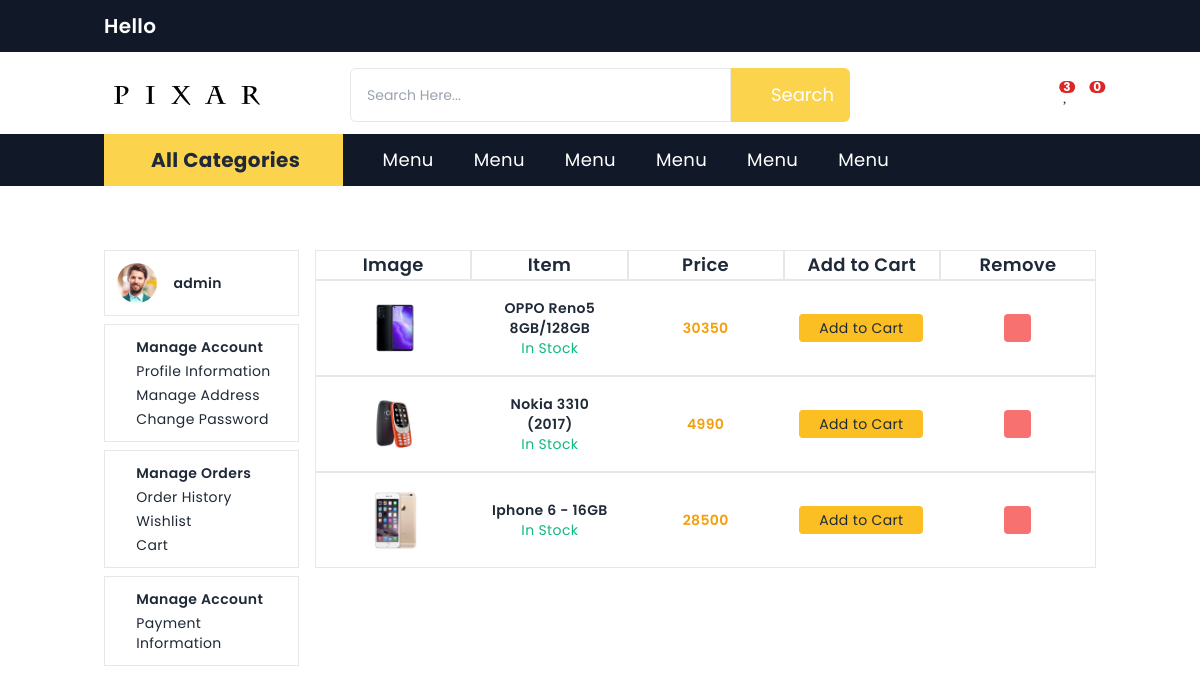
The page /account/wishlist/ (signed in) on the database its author committed.
### userapp/models.py (models this page shows, shortened)
class User(AbstractBaseUser, PermissionsMixin):
    email = models.EmailField(gettext_lazy('Email Field'), max_length=255, unique=True, blank=False)
    username = models.CharField(gettext_lazy("Username Field"), max_length=30, unique=True, blank=False)
    date_joined = models.DateTimeField(gettext_lazy("Date Joined Field"), auto_now_add=True)
    is_superuser = models.BooleanField(default=False, help_text="Designate the superuser status", verbose_name="Superuser Status")
    is_staff = models.BooleanField(default=False, help_text="Designate the staff status", verbose_name="Staff Status")
    is_active = models.BooleanField(default=True, help_text="Designate the active status", verbose_name="Active Status")
    USERNAME_FIELD = 'email'
    REQUIRED_FIELDS = ['username']
    objects = UserManager()

### adminpanelapp/models.py (models this page shows, shortened)
class Profile(models.Model):
    user = models.OneToOneField(User, on_delete=models.CASCADE, related_name='user_profile')
    profile_pic = models.ImageField(upload_to=get_profile_images_filepath, default=default_profile_image,
                                    verbose_name="Profile Picture")
    full_name = models.CharField(verbose_name="Full Name", max_length=100)
    phone_one = models.CharField(max_length=20, blank=False)
    phone_two = models.CharField(max_length=20, blank=True)
    class Meta:
        verbose_name_plural = 'Profiles'

### productapp/models.py (models this page shows, shortened)
class WishList(models.Model):
    user = models.ForeignKey(User, on_delete=models.CASCADE, related_name='user_wishlist')
    product = models.ForeignKey(Product, on_delete=models.CASCADE, related_name='wishlist_product')

class Product(models.Model):
    category_name = models.ForeignKey(Category, on_delete=models.CASCADE, related_name='product_category')
    subcategory_name = models.ForeignKey(SubCategory, on_delete=models.CASCADE, related_name='product_subcategory')
    company_name = models.ForeignKey(Company, on_delete=models.CASCADE, related_name='product_company')
    product_name = models.CharField(max_length=264, blank=False, verbose_name='Product Name')
    product_quantity = models.IntegerField(blank=False, verbose_name='Quantity')
    product_price = models.IntegerField(blank=False, verbose_name='Price')
    product_discount = models.IntegerField(blank=False, verbose_name='Discount', help_text='%')
    product_new_price = models.IntegerField(verbose_name='New Price', help_text='Warning: Do not edit this field!!!',
                                            blank=True)
    product_sales = models.IntegerField(default=0, verbose_name='Bought Amount', blank=True, null=True)
    added_date = models.DateTimeField(verbose_name='Created At', auto_now_add=True)
    product_description = models.TextField(verbose_name='Description', blank=False)
    image = models.ImageField(upload_to='product', verbose_name='Image')
    MY_CHOICES = (('red', 'Red'),
                  ('blue', 'Blue'),
                  ('green', 'Green'),
                  ('yellow', 'Yellow'),
                  ('purple', 'Purple'))
    product_colors = models.ManyToManyField(Colors, verbose_name='Available Colors', blank=True)
    product_sizes = models.ManyToManyField(Sizes, verbose_name='Available Sizes', blank=True)
    product_slug = models.SlugField(max_length=256, blank=True, unique=True)
    total_order = models.IntegerField(blank=True)

### userapp/views.py (the view)
# urls.py: path('wishlist/', views.wishlistView, name='wish-list'),
@login_required
def wishlistView(request):
    wishlists = WishList.objects.filter(user=request.user)
    context = {
        'wishlists': wishlists
    }
    return render(request, 'home/wishlist.html', context)

### ecomapp/context_processor.py (called while the page is built)
def menu(request):
    categories = Category.objects.all()
    subcategories = SubCategory.objects.all()
    return {
        'categories': categories,
        'subcategories': subcategories,
    }

def count(request):
    if request.user.is_authenticated:
        wishlist_count = WishList.objects.filter(user=request.user).count()
        return {
            'wishlist_count': wishlist_count,
        }
    return {
        'hello': 'hello'
    }

### ecomapp/models.py (called while the page is built)
    def __str__(self):
        return self.category_name

    def has_subcategories(self):
        return self.category.count()

    def __str__(self):
        return self.subcategory_name

### ecomapp/templatetags/my_filter.py (called while the page is built)
@register.filter
def replacespace(value):
    return str(value).replace("#", " sharp").replace(" ", "_").lower()

### templates/home/wishlist.html (shortened to what this page needs)
{% extends 'home/base.html' %}
{% load static %}
{% block body_block %}
    <div class="flex gap-4">
        <div class="w-1/5 hidden lg:block">
            {% include 'home/profile-left-menu.html' %}
        </div>
        <div class="text-center lg:w-4/5 w-full">
            <div class="wishlist-head flex font-semibold text-md md:text-lg justify-between items-center">
                <div class="w-1/5 border">Image</div>
                <div class="w-1/5 border">Item</div>
                <div class="w-1/5 border">Price</div>
                <div class="w-1/5 border">Add to Cart</div>
                <div class="w-1/5 border">Remove</div>
            </div>
            {% for wishlist in wishlists %}
                {% if wishlist.product.product_quantity > 0 %}
                    <div class="wishlist-head flex justify-between items-center border">
                <div class="w-1/5 p-4 flex justify-center"><img src="{{ wishlist.product.image.url }}" alt=""
                                                                class="w-1/2"></div>
                <div class="w-1/5 p-4 ">
                    <div class="">
                        <a href="{% url 'product_details_app:product' product_slug=wishlist.product.product_slug %}"><h2 class="font-semibold">{{ wishlist.product.product_name }}</h2></a>
                        <p class="text-green-500">In Stock</p>
                    </div>
                </div>
                <div class="w-1/5 p-4 text-yellow-500 font-semibold">{{ wishlist.product.product_new_price }}</div>
                <div class="w-1/5 p-4"><a href=""
                                          class=""><span class="bg-yellow-400 hover:bg-yellow-500 focus:bg-yellow-500 focus:outline-none px-2 py-1 rounded hidden md:block">Add to Cart</span></a></div>
                <div class="w-1/5 p-4"><a href="{% url 'product_details_app:remove_from_wishlist' id=wishlist.id %}" class="bg-red-400 hover:bg-red-500 focus:bg-red-500 focus:outline-none text-white px-2 py-1 rounded" data-tootik="Remove From Cart"><i class="fal fa-trash"></i></a></div>
            </div>
                {% endif %}
            {% endfor %}
        </div>
    </div>
{% endblock %}

### templates/home/header.html (shortened to what this page needs)
{% load static %}
{% load my_filter %}
{% load i18n %}
<div class="flex w-full bg-gray-900 py-3">
    <div class="container mx-auto px-4">
        <div class="flex justify-between text-white text-xl">
            <h2 class="font-semibold">Hello</h2>
        </div>
    </div>
</div>
<div class="mt-1 relative">
    <div class="container mx-auto flex items-center justify-between text-lg p-3">
        <div class="block w-1/3 lg:w-1/4">
            <a href="{% url 'ecom_app:index' %}" class="logo">
                <img src="{% static 'home/images/logo5.png' %}" alt="Logo"
                     class="object-cover lg:object-none w-full lg:w-max">
            </a>
        </div>
        <div class="hidden w-full lg:block lg:w-2/4">
            <form action="" class="flex">
                <input placeholder="Search Here..." name="search" type="text"
                       class="text-sm p-4 flex-1 rounded-r-none rounded-md outline-none border focus:outline-none focus:ring-1 focus:ring-yellow-300 focus:border-transparent">
                <button type="submit"
                        class="hover:bg-yellow-400 rounded-l-none rounded-md flex-none text-white px-4 py-3 bg-yellow-300 inline-flex items-center justify-center">
                    <i class="fal fa-search"></i> &nbsp; Search
                </button>
            </form>
        </div>
        <div class="flex justify-end w-1/3 lg:w-1/4">
            <div class="flex gap-4">
            {% if user.is_authenticated %}
                <span class="relative profile-icon cursor-pointer md:block hidden">
                    <i class="fal fa-user"></i>
                </span>
                <span class="relative inline_block md:block hidden">
                    <a href="{% url 'profile_app:wish-list' %}" data-tootik="Wishlist"><i class="fal fa-heart"></i></a>
                    <span class="top-0 right-0 bg-red-600 absolute text-white text-xs px-1 font-bold inline-flex items-center justify-center rounded-full leading-none transform translate-x-1/3">{{ wishlist_count }}</span>
                </span>
                <span class="relative inline-block">
                    <a href="{% url 'profile_app:cart' %}" data-tootik="Cart"><i class="fal fa-shopping-cart"></i></a>
                    <span class="top-0 right-0 bg-red-600 absolute text-white text-xs px-1 font-bold inline-flex items-center justify-center rounded-full leading-none transform translate-x-1/3">{{ user.cart_user.count }}</span>
                </span>
            {% endif %}
            </div>
        </div>
    </div>
</div>
<div class="hidden w-full bg-gray-900 lg:flex stickyy top-00 z-20">
    <div class="container mx-auto px-4">
        <div class="flex items-center gap-10">
            <div class="relative bg-yellow-300 hover:bg-yellow-400 transition duration-300 h-full">
                <div class="desktop-menu flex gap-4 items-center px-3 py-3 cursor-pointer">
                    <div class="desktop-menu-bars">
                        <i class="fal fa-bars bar md:text-2xl"></i>
                    </div>
                    <div class="">
                        <h2 class="capitalize text-xl leading-none font-bold">All Categories</h2>
                    </div>
                    <div class="text-lg">
                        <i class="far fa-chevron-down"></i>
                    </div>
                </div>
            </div>
            <a href=""
               class="text-lg text-white block hover:text-yellow-300 focus:text-yellow-300 focus:outline-none transition duration-300">Menu</a>
            <a href=""
               class="text-lg text-white block hover:text-yellow-300 focus:text-yellow-300 focus:outline-none transition duration-300">Menu</a>
            <a href=""
               class="text-lg text-white block hover:text-yellow-300 focus:text-yellow-300 focus:outline-none transition duration-300">Menu</a>
            <a href=""
               class="text-lg text-white block hover:text-yellow-300 focus:text-yellow-300 focus:outline-none transition duration-300">Menu</a>
            <a href=""
               class="text-lg text-white block hover:text-yellow-300 focus:text-yellow-300 focus:outline-none transition duration-300">Menu</a>
            <a href=""
               class="text-lg text-white block hover:text-yellow-300 focus:text-yellow-300 focus:outline-none transition duration-300">Menu</a>
        </div>
    </div>
</div>
<div class="container mx-auto p-4">
</div>

### templates/home/profile-left-menu.html (shortened to what this page needs)
<div class="flex flex-col gap-2 sticky top-20">
    <div class="border p-3 flex items-center">
        <div class="w-2/5"><img src="{{ user.user_profile.profile_pic.url }}" alt=""
                                class="w-10 h-10 object-cover rounded-full"></div>
        <div class="w-4/5 flex flex-col">
            <h2 class="font-semibold">{{ user.username }}</h2>
        </div>
    </div>
    <div class="border p-3 flex gap-2 items-baseline">
        <i class="fal fa-address-card"></i>
        <div class="flex flex-col gap-1">
            <h2 class="font-semibold">Manage Account</h2>
            <a href="{% url 'profile_app:profile' %}" class="hover:text-yellow-500 transition duration-200">Profile Information</a>
            <a href="" class="hover:text-yellow-500 transition duration-200">Manage Address</a>
            <a href="{% url 'profile_app:change-password' %}" class="hover:text-yellow-500 transition duration-200">Change Password</a>
        </div>
    </div>
    <div class="border p-3 flex gap-2 items-baseline">
        <i class="fal fa-shopping-bag"></i>
        <div class="flex flex-col gap-1">
            <h2 class="font-semibold">Manage Orders</h2>
            <a href="" class="hover:text-yellow-500 transition duration-200">Order History</a>
            <a href="{% url 'profile_app:wish-list' %}" class="hover:text-yellow-500 transition duration-200">Wishlist</a>
            <a href="{% url 'profile_app:cart' %}" class="hover:text-yellow-500 transition duration-200">Cart</a>
        </div>
    </div>
    <div class="border p-3 flex gap-2 items-baseline">
        <i class="fal fa-money-bill"></i>
        <div class="flex flex-col gap-1">
            <h2 class="font-semibold">Manage Account</h2>
            <a href="" class="hover:text-yellow-500 transition duration-200">Payment Information</a>
        </div>
    </div>
</div>

### rows shown on the page
User: cart_user.count "0", user_profile.profile_pic (picture), username "admin"
WishList: product.image (picture), product.product_name "OPPO Reno5 8GB/128GB", product.product_new_price "30350"
WishList: product.image (picture), product.product_name "Nokia 3310 (2017)", product.product_new_price "4990"
WishList: product.image (picture), product.product_name "Iphone 6 - 16GB", product.product_new_price "28500"

### other values the page prints
{{ wishlist_count }} "3"
